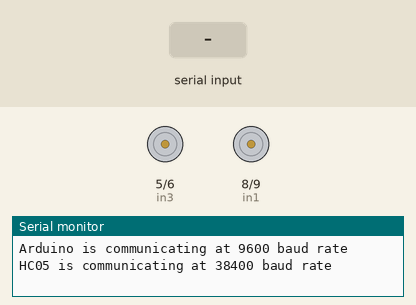
Simulated run of this sketch. Board: Arduino Uno, built with avr-gcc and run on an emulated ATmega328P. On the bench: motor-driver pin pairs drawn as motors (green arrow = first pin HIGH = forward, orange = second pin HIGH = backward, longer = more drive), the last lines printed to the serial monitor. The test bench sets the inputs (shaded band).

Above: at 1.2 s.
1.3 s: "F" received over the second serial link
At 1.7 s:
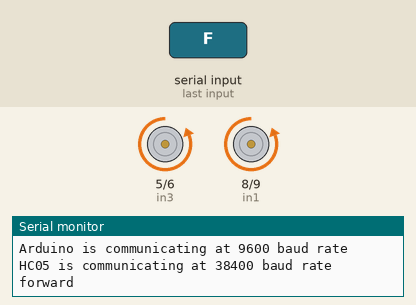
2.8 s: "B" received over the second serial link
At 4.0 s:
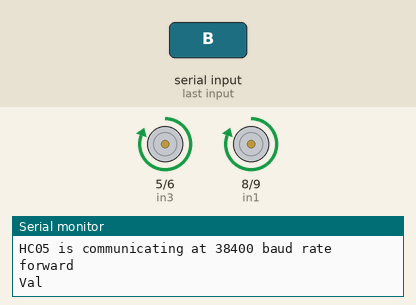
4.3 s: "R" received over the second serial link
At 5.2 s:
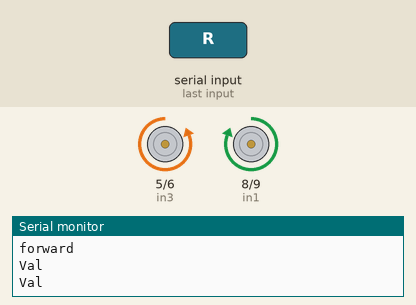
5.8 s: "L" received over the second serial link
At 6.3 s:
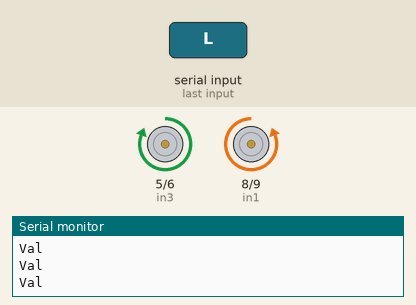
Timing chart, 0 to 8.3 s (numbered marks = the images above; inputs shaded):
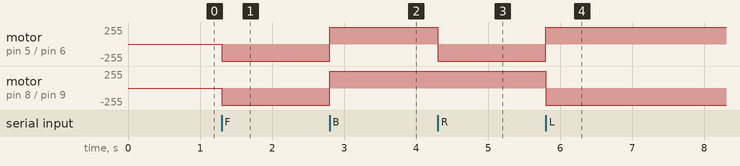

Measured:
- after the input at 1.3 s, motor on pin 5 (in3) / pin 6 (in4), motor on pin 8 (in1) / pin 9 (in2): stopped → backward 255/255 at once
- after the input at 2.8 s, motor on pin 5 (in3) / pin 6 (in4), motor on pin 8 (in1) / pin 9 (in2): backward 255/255 → forward 255/255 at once
- after the input at 4.3 s, motor on pin 5 (in3) / pin 6 (in4): forward 255/255 → backward 255/255 at once
- after the input at 5.8 s, motor on pin 5 (in3) / pin 6 (in4): backward 255/255 → forward 255/255 at once; motor on pin 8 (in1) / pin 9 (in2): forward 255/255 → backward 255/255 at once

The sketch:

slave_lst.ino
```cpp
#include <SoftwareSerial.h>
SoftwareSerial BTserial(2, 3); // RX | TX
int in1 = 8;
int in2 = 9;
int in3 = 5;
int in4 = 6;
char c = ' ';
const int samples = 10;
void setup()
{
  Serial.begin(9600);
  Serial.println("Arduino is communicating at 9600 baud rate");

  BTserial.begin(38400);
  Serial.println("HC05 is communicating at 38400 baud rate");
  pinMode(in1, OUTPUT);
  pinMode(in2, OUTPUT);
   pinMode(in3, OUTPUT);
  pinMode(in4, OUTPUT);
}

void loop()
{
  // Keep reading from HC-05 and send to Arduino Serial Monitor

  if (BTserial.available()>0) {
//    /

     int Val=BTserial.read();
//    Serial.println(Val);/
   switch(Val){

    case 'F':
    Serial.println("forward");
    digitalWrite(in1, LOW);
  digitalWrite(in2, HIGH);
    digitalWrite(in3, LOW);
  digitalWrite(in4, HIGH);

  break;
    case 'B':
    digitalWrite(in1, HIGH);
  digitalWrite(in2, LOW);
    digitalWrite(in3, HIGH);
  digitalWrite(in4, LOW);
  Serial.println("Val");
  break;
    case 'R':
    digitalWrite(in1, HIGH);
  digitalWrite(in2, LOW);
    digitalWrite(in3, LOW);
  digitalWrite(in4, HIGH);
  Serial.println("Val");
  break;
  case 'L':
    digitalWrite(in1, LOW);
  digitalWrite(in2, HIGH);
    digitalWrite(in3, HIGH);
  digitalWrite(in4, LOW);
  Serial.println("Val");
  break;

   case 'S':
    digitalWrite(in1, LOW);
  digitalWrite(in2, LOW);
    digitalWrite(in3, LOW);
  digitalWrite(in4, LOW);
   Serial.println("S");
  break;

   }
  }


}
```
